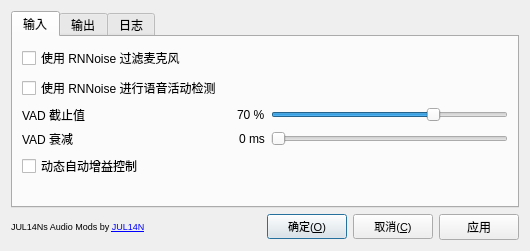
<?xml version="1.0" encoding="UTF-8"?>
<ui version="4.0">
 <class>configui</class>
 <widget class="QDialog" name="configui">
  <property name="enabled">
   <bool>true</bool>
  </property>
  <property name="geometry">
   <rect>
    <x>0</x>
    <y>0</y>
    <width>513</width>
    <height>251</height>
   </rect>
  </property>
  <property name="windowTitle">
   <string>Dialog</string>
  </property>
  <layout class="QVBoxLayout" name="verticalLayout">
   <item>
    <widget class="QTabWidget" name="settings_pages">
     <property name="minimumSize">
      <size>
       <width>100</width>
       <height>100</height>
      </size>
     </property>
     <property name="currentIndex">
      <number>0</number>
     </property>
     <widget class="QWidget" name="input">
      <property name="sizePolicy">
       <sizepolicy hsizetype="MinimumExpanding" vsizetype="MinimumExpanding">
        <horstretch>0</horstretch>
        <verstretch>0</verstretch>
       </sizepolicy>
      </property>
      <attribute name="title">
       <string>输入</string>
      </attribute>
      <layout class="QVBoxLayout" name="verticalLayout_3">
       <item>
        <widget class="QCheckBox" name="input_filter">
         <property name="text">
          <string>使用 RNNoise 过滤麦克风</string>
         </property>
        </widget>
       </item>
       <item>
        <widget class="QCheckBox" name="input_vad">
         <property name="text">
          <string>使用 RNNoise 进行语音活动检测</string>
         </property>
         <property name="checked">
          <bool>false</bool>
         </property>
        </widget>
       </item>
       <item>
        <layout class="QHBoxLayout" name="vad_cutoff_layout" stretch="1,1,2">
         <item>
          <widget class="QLabel" name="vad_cutoff_label">
           <property name="text">
            <string>VAD 截止值</string>
           </property>
           <property name="buddy">
            <cstring>vad_cutoff</cstring>
           </property>
          </widget>
         </item>
         <item alignment="Qt::AlignRight">
          <widget class="QLabel" name="vad_cutoff_percentage">
           <property name="text">
            <string>70 %</string>
           </property>
           <property name="buddy">
            <cstring>vad_cutoff</cstring>
           </property>
          </widget>
         </item>
         <item>
          <widget class="QSlider" name="vad_cutoff">
           <property name="maximum">
            <number>100</number>
           </property>
           <property name="value">
            <number>70</number>
           </property>
           <property name="orientation">
            <enum>Qt::Horizontal</enum>
           </property>
          </widget>
         </item>
        </layout>
       </item>
       <item>
        <layout class="QHBoxLayout" name="vad_rolloff_layout" stretch="1,1,2">
         <item>
          <widget class="QLabel" name="vad_rolloff_label">
           <property name="text">
            <string>VAD 衰减</string>
           </property>
           <property name="buddy">
            <cstring>vad_rolloff</cstring>
           </property>
          </widget>
         </item>
         <item alignment="Qt::AlignRight">
          <widget class="QLabel" name="vad_rolloff_time">
           <property name="text">
            <string>0 ms</string>
           </property>
           <property name="buddy">
            <cstring>vad_rolloff</cstring>
           </property>
          </widget>
         </item>
         <item>
          <widget class="QSlider" name="vad_rolloff">
           <property name="sizePolicy">
            <sizepolicy hsizetype="Expanding" vsizetype="Fixed">
             <horstretch>0</horstretch>
             <verstretch>0</verstretch>
            </sizepolicy>
           </property>
           <property name="maximum">
            <number>100</number>
           </property>
           <property name="orientation">
            <enum>Qt::Horizontal</enum>
           </property>
          </widget>
         </item>
        </layout>
       </item>
       <item>
        <widget class="QCheckBox" name="input_agc">
         <property name="text">
          <string>动态自动增益控制</string>
         </property>
        </widget>
       </item>
       <item>
        <spacer name="verticalSpacer_2">
         <property name="orientation">
          <enum>Qt::Vertical</enum>
         </property>
         <property name="sizeHint" stdset="0">
          <size>
           <width>20</width>
           <height>0</height>
          </size>
         </property>
        </spacer>
       </item>
      </layout>
     </widget>
     <widget class="QWidget" name="output">
      <attribute name="title">
       <string>输出</string>
      </attribute>
      <layout class="QVBoxLayout" name="verticalLayout_7">
       <item>
        <widget class="QCheckBox" name="output_filter">
         <property name="text">
          <string>使用 RNNoise 过滤整个输出</string>
         </property>
        </widget>
       </item>
       <item>
        <widget class="QCheckBox" name="auto_device_switch">
         <property name="text">
          <string>系统输出设备变更时自动切换 TeamSpeak 播放设备</string>
         </property>
        </widget>
       </item>
       <item>
        <widget class="Line" name="line">
         <property name="frameShadow">
          <enum>QFrame::Raised</enum>
         </property>
         <property name="lineWidth">
          <number>1</number>
         </property>
         <property name="orientation">
          <enum>Qt::Horizontal</enum>
         </property>
        </widget>
       </item>
       <item>
        <widget class="QLabel" name="label">
         <property name="text">
          <string>个别过滤器</string>
         </property>
        </widget>
       </item>
       <item>
        <widget class="QPlainTextEdit" name="uuids">
         <property name="maximumSize">
          <size>
           <width>16777215</width>
           <height>100</height>
          </size>
         </property>
         <property name="font">
          <font>
           <family>NotoMono Nerd Font Mono</family>
          </font>
         </property>
         <property name="placeholderText">
          <string>用于个别过滤的 UUID（逗号或换行分隔）</string>
         </property>
        </widget>
       </item>
       <item>
        <spacer name="verticalSpacer">
         <property name="orientation">
          <enum>Qt::Vertical</enum>
         </property>
         <property name="sizeHint" stdset="0">
          <size>
           <width>20</width>
           <height>0</height>
          </size>
         </property>
        </spacer>
       </item>
      </layout>
     </widget>
     <widget class="QWidget" name="logs">
      <attribute name="title">
       <string>日志</string>
      </attribute>
      <layout class="QVBoxLayout" name="verticalLayout_logs">
       <item>
        <widget class="QLabel" name="logs_label">
         <property name="text">
          <string>设备切换日志：</string>
         </property>
        </widget>
       </item>
       <item>
        <widget class="QPlainTextEdit" name="logs_output">
         <property name="readOnly">
          <bool>true</bool>
         </property>
         <property name="font">
          <font>
           <family>Courier New</family>
           <pointsize>9</pointsize>
          </font>
         </property>
         <property name="placeholderText">
          <string>设备切换操作日志将显示在这里...</string>
         </property>
        </widget>
       </item>
       <item>
        <layout class="QHBoxLayout" name="logs_buttons">
         <item>
          <widget class="QPushButton" name="btn_show_current_device">
           <property name="text">
            <string>显示当前设备</string>
           </property>
          </widget>
         </item>
         <item>
          <widget class="QPushButton" name="btn_switch_to_default">
           <property name="text">
            <string>切换到默认设备</string>
           </property>
          </widget>
         </item>
         <item>
          <widget class="QPushButton" name="btn_show_ts3_devices">
           <property name="text">
            <string>显示TS3可用设备</string>
           </property>
          </widget>
         </item>
         <item>
          <widget class="QPushButton" name="btn_clear_logs">
           <property name="text">
            <string>清空日志</string>
           </property>
          </widget>
         </item>
         <item>
          <spacer name="horizontalSpacer">
           <property name="orientation">
            <enum>Qt::Horizontal</enum>
           </property>
           <property name="sizeHint" stdset="0">
            <size>
             <width>40</width>
             <height>20</height>
            </size>
           </property>
          </spacer>
         </item>
        </layout>
       </item>
      </layout>
     </widget>
    </widget>
   </item>
   <item>
    <layout class="QHBoxLayout" name="footer" stretch="1,0,0,0">
     <item>
      <widget class="QLabel" name="credits">
       <property name="minimumSize">
        <size>
         <width>250</width>
         <height>0</height>
        </size>
       </property>
       <property name="font">
        <font>
         <pointsize>7</pointsize>
        </font>
       </property>
       <property name="text">
        <string>&lt;html&gt;&lt;head/&gt;&lt;body&gt;&lt;p&gt;JUL14Ns Audio Mods by &lt;a href=&quot;https://julianimhof.de&quot;&gt;&lt;span style=&quot; text-decoration: underline; color:#0000ff;&quot;&gt;JUL14N&lt;/span&gt;&lt;/a&gt;&lt;/p&gt;&lt;/body&gt;&lt;/html&gt;</string>
       </property>
       <property name="textFormat">
        <enum>Qt::RichText</enum>
       </property>
       <property name="openExternalLinks">
        <bool>true</bool>
       </property>
       <property name="textInteractionFlags">
        <set>Qt::LinksAccessibleByKeyboard|Qt::LinksAccessibleByMouse</set>
       </property>
      </widget>
     </item>
     <item>
      <widget class="QPushButton" name="pbOk">
       <property name="font">
        <font>
         <pointsize>8</pointsize>
        </font>
       </property>
       <property name="text">
        <string>确定(&amp;O)</string>
       </property>
       <property name="default">
        <bool>true</bool>
       </property>
       <property name="flat">
        <bool>false</bool>
       </property>
      </widget>
     </item>
     <item>
      <widget class="QPushButton" name="pbCancel">
       <property name="font">
        <font>
         <pointsize>8</pointsize>
        </font>
       </property>
       <property name="text">
        <string>取消(&amp;C)</string>
       </property>
       <property name="autoDefault">
        <bool>false</bool>
       </property>
      </widget>
     </item>
     <item>
      <widget class="QPushButton" name="pbApply">
       <property name="text">
        <string>应用</string>
       </property>
      </widget>
     </item>
    </layout>
   </item>
  </layout>
 </widget>
 <tabstops>
  <tabstop>settings_pages</tabstop>
  <tabstop>input_filter</tabstop>
  <tabstop>input_vad</tabstop>
  <tabstop>vad_cutoff</tabstop>
  <tabstop>vad_rolloff</tabstop>
  <tabstop>pbOk</tabstop>
  <tabstop>pbApply</tabstop>
 </tabstops>
 <resources/>
 <connections>
  <connection>
   <sender>input_vad</sender>
   <signal>toggled(bool)</signal>
   <receiver>vad_cutoff_percentage</receiver>
   <slot>setEnabled(bool)</slot>
   <hints>
    <hint type="sourcelabel">
     <x>77</x>
     <y>49</y>
    </hint>
    <hint type="destinationlabel">
     <x>119</x>
     <y>83</y>
    </hint>
   </hints>
  </connection>
  <connection>
   <sender>input_vad</sender>
   <signal>toggled(bool)</signal>
   <receiver>vad_cutoff</receiver>
   <slot>setEnabled(bool)</slot>
   <hints>
    <hint type="sourcelabel">
     <x>63</x>
     <y>49</y>
    </hint>
    <hint type="destinationlabel">
     <x>119</x>
     <y>83</y>
    </hint>
   </hints>
  </connection>
  <connection>
   <sender>input_vad</sender>
   <signal>toggled(bool)</signal>
   <receiver>vad_rolloff_time</receiver>
   <slot>setEnabled(bool)</slot>
   <hints>
    <hint type="sourcelabel">
     <x>101</x>
     <y>49</y>
    </hint>
    <hint type="destinationlabel">
     <x>119</x>
     <y>87</y>
    </hint>
   </hints>
  </connection>
  <connection>
   <sender>input_vad</sender>
   <signal>toggled(bool)</signal>
   <receiver>vad_rolloff</receiver>
   <slot>setEnabled(bool)</slot>
   <hints>
    <hint type="sourcelabel">
     <x>101</x>
     <y>49</y>
    </hint>
    <hint type="destinationlabel">
     <x>119</x>
     <y>87</y>
    </hint>
   </hints>
  </connection>
  <connection>
   <sender>output_filter</sender>
   <signal>toggled(bool)</signal>
   <receiver>label</receiver>
   <slot>setDisabled(bool)</slot>
   <hints>
    <hint type="sourcelabel">
     <x>114</x>
     <y>55</y>
    </hint>
    <hint type="destinationlabel">
     <x>122</x>
     <y>95</y>
    </hint>
   </hints>
  </connection>
  <connection>
   <sender>output_filter</sender>
   <signal>toggled(bool)</signal>
   <receiver>uuids</receiver>
   <slot>setDisabled(bool)</slot>
   <hints>
    <hint type="sourcelabel">
     <x>197</x>
     <y>59</y>
    </hint>
    <hint type="destinationlabel">
     <x>216</x>
     <y>131</y>
    </hint>
   </hints>
  </connection>
 </connections>
</ui>
